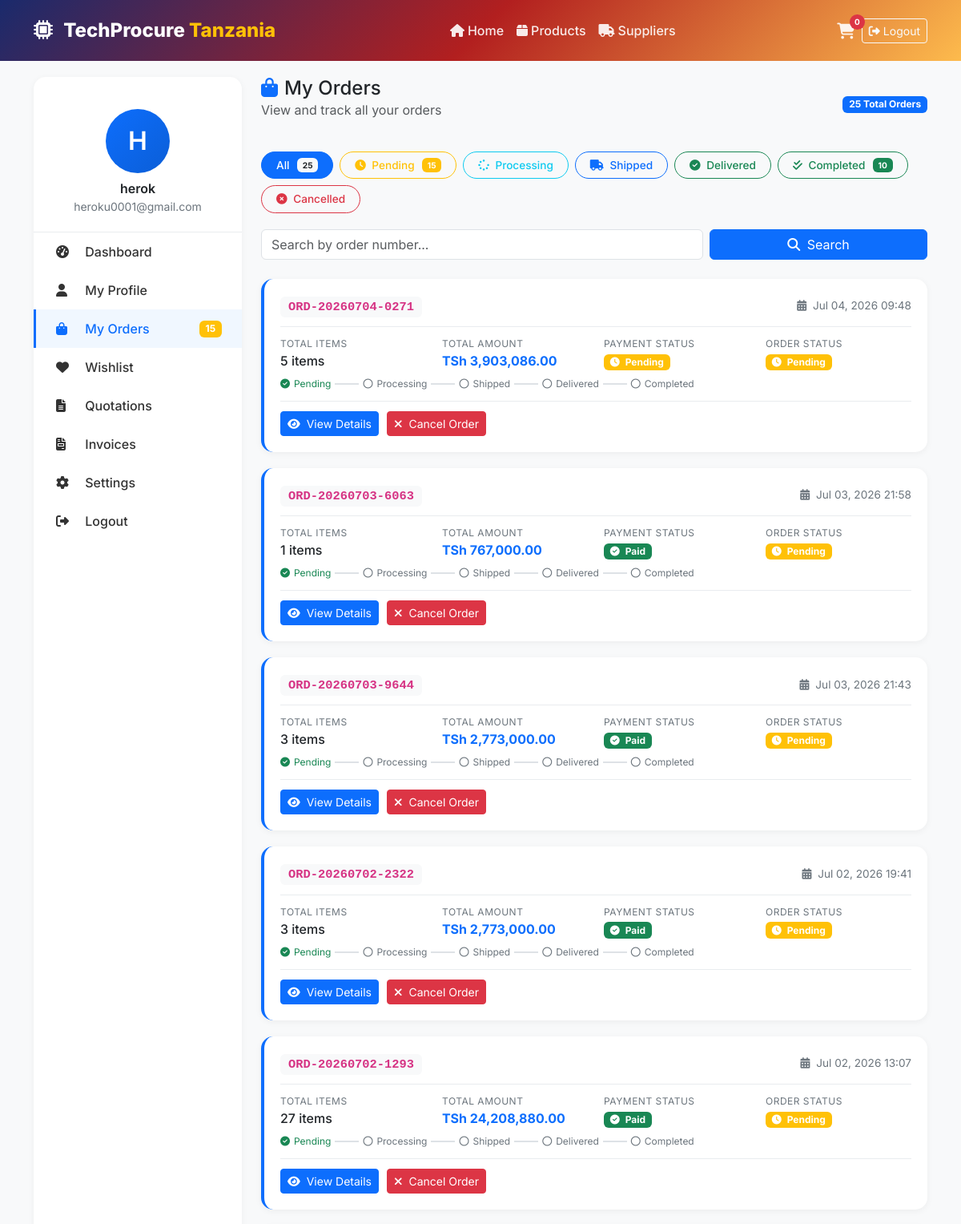
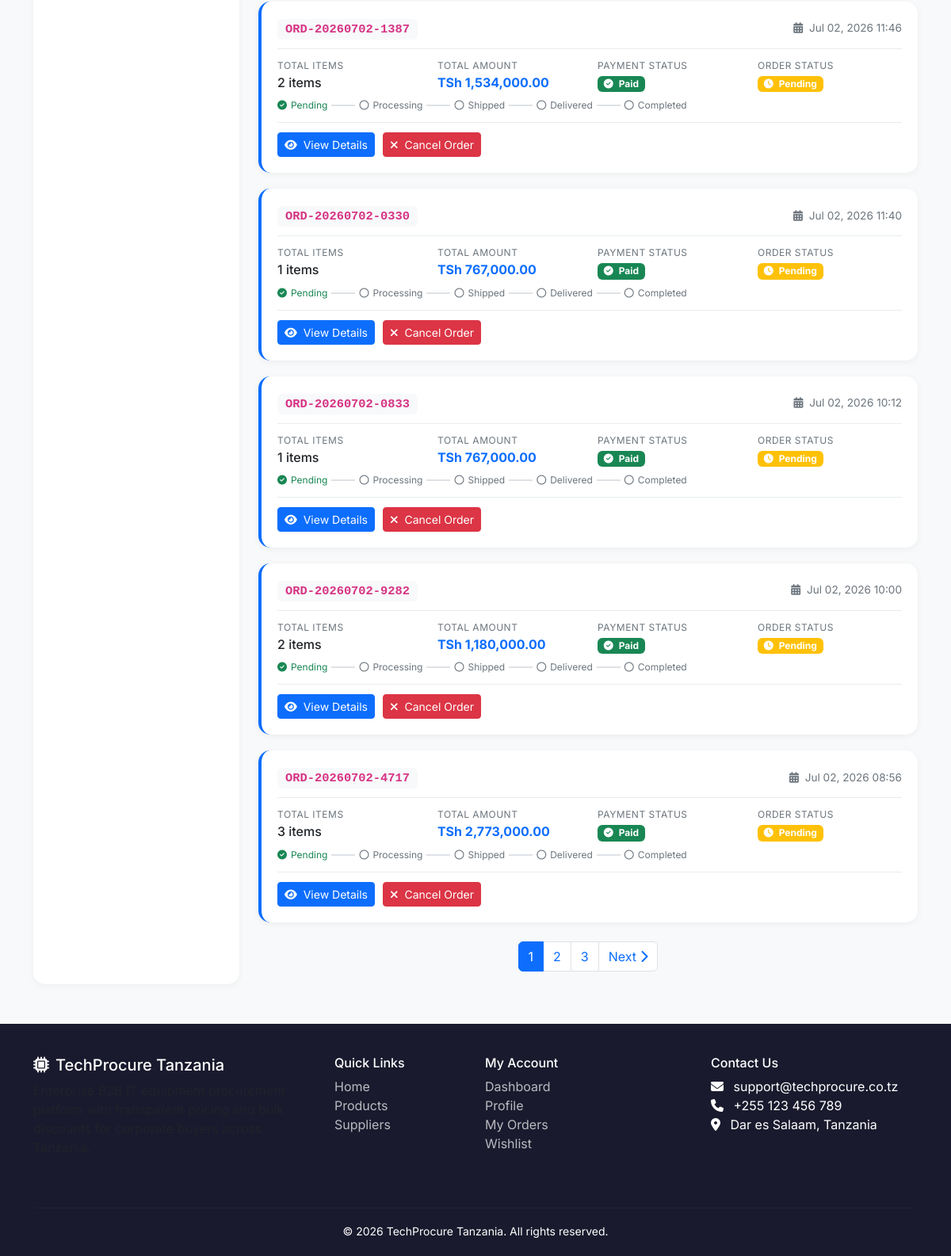
/Techprocure17/customer/orders/my-orders.php (signed in), run on the app's committed database (2 pictures, top to bottom).
### tables this page shows
CREATE TABLE `orders` (
  `id` int(11) NOT NULL,
  `customer_id` int(11) DEFAULT NULL,
  `order_number` varchar(50) NOT NULL,
  `buyer_id` int(11) DEFAULT NULL,
  `user_id` int(11) NOT NULL,
  `supplier_id` int(11) DEFAULT NULL,
  `quotation_id` int(11) DEFAULT NULL,
  `quotation_response_id` int(11) DEFAULT NULL,
  `po_number` varchar(100) DEFAULT NULL,
  `order_status` enum('pending','confirmed','processing','shipped','delivered','completed','cancelled') DEFAULT 'pending',
  `payment_status` enum('pending','paid','failed','refunded','partial') DEFAULT 'pending',
  `subtotal` decimal(15,2) NOT NULL,
  `discount_amount` decimal(15,2) DEFAULT 0.00,
  `tax_amount` decimal(15,2) DEFAULT 0.00,
  `shipping_cost` decimal(15,2) DEFAULT 0.00,
  `total_amount` decimal(15,2) NOT NULL,
  `total_amount_tsh` decimal(15,2) DEFAULT 0.00,
  `total_savings` decimal(15,2) DEFAULT 0.00,
  `currency` varchar(3) DEFAULT 'TSh',
  `payment_method` varchar(50) DEFAULT NULL,
  `transaction_id` varchar(255) DEFAULT NULL,
  `shipping_address` text DEFAULT NULL,
  `billing_address` text DEFAULT NULL,
  `tracking_number` varchar(100) DEFAULT NULL,
  `estimated_delivery` date DEFAULT NULL,
  `delivered_at` datetime DEFAULT NULL,
  `cancelled_at` datetime DEFAULT NULL,
  `cancellation_reason` text DEFAULT NULL,
  `notes` text DEFAULT NULL,
  `internal_notes` text DEFAULT NULL,
  `created_at` datetime DEFAULT current_timestamp(),
  `updated_at` datetime DEFAULT NULL ON UPDATE current_timestamp()
);

### Techprocure17/customer/orders/my-orders.php (the view, shortened to what the rows shown need)
<?php
require_once '../../includes/functions.php';
$db = getDB();
$user_id = $_SESSION['user_id'];
$page = isset($_GET['page']) ? (int)$_GET['page'] : 1;
$limit = 10;
$offset = ($page - 1) * $limit;
$where_conditions = ["o.user_id = ?"];
$params = [$user_id];
$where_clause = implode(" AND ", $where_conditions);
$orders = [];
try {
    $sql = "SELECT o.*,
                   (SELECT COUNT(*) FROM order_items WHERE order_id = o.id) as item_count,
                   (SELECT SUM(quantity) FROM order_items WHERE order_id = o.id) as total_items
            FROM orders o
            WHERE $where_clause
            ORDER BY o.created_at DESC
            LIMIT ? OFFSET ?";
    $params[] = $limit;
    $params[] = $offset;
    $stmt = $db->prepare($sql);
    $stmt->execute($params);
    if ($stmt->rowCount() > 0) {
        $orders = $stmt->fetchAll();
    }
} catch (PDOException $e) {
    $orders = [];
}
if (!function_exists('getStatusIcon')) {
    function getStatusIcon($status) {
        $icons = [
            'pending' => 'fa-clock',
            'processing' => 'fa-spinner',
            'shipped' => 'fa-truck',
            'delivered' => 'fa-check-circle',
            'completed' => 'fa-check-double',
            'cancelled' => 'fa-times-circle'
        ];
        return $icons[$status] ?? 'fa-circle';
    }
}
?>
<!DOCTYPE html>
<html lang="en">
<head>
    <link href="https://cdn.jsdelivr.net/npm/bootstrap@5.3.0/dist/css/bootstrap.min.css" rel="stylesheet">
    <link rel="stylesheet" href="https://cdnjs.cloudflare.com/ajax/libs/font-awesome/6.4.0/css/all.min.css">
    <link href="https://cdn.datatables.net/1.13.4/css/dataTables.bootstrap5.min.css" rel="stylesheet">
</head>
<body>
<div class="container">
    <div class="dashboard-wrapper">
        <div class="orders-content">
            <?php if (!empty($orders)): ?>
                <?php foreach($orders as $order): ?>
                <div class="order-card" style="border-left-color: <?php echo $order['order_status'] == 'cancelled' ? '#dc3545' : ($order['order_status'] == 'completed' ? '#198754' : '#0d6efd'); ?>;">
                    <div class="order-header">
                        <div class="order-number">
                            <code><?php echo htmlspecialchars($order['order_number']); ?></code>
                        </div>
                        <div class="order-date">
                            <i class="fas fa-calendar-alt me-1"></i>
                            <?php echo formatDateTime($order['created_at']); ?>
                        </div>
                    </div>
                    <div class="order-details">
                        <div class="detail-item">
                            <div class="label">Total Items</div>
                            <div class="value"><?php echo $order['total_items'] ?? $order['item_count']; ?> items</div>
                        </div>
                        <div class="detail-item">
                            <div class="label">Total Amount</div>
                            <div class="value text-primary fw-bold"><?php echo formatPrice($order['total_amount']); ?></div>
                        </div>
                        <div class="detail-item">
                            <div class="label">Payment Status</div>
                            <div class="value">
                                <?php if($order['payment_status'] == 'paid'): ?>
                                    <span class="badge bg-success"><i class="fas fa-check-circle me-1"></i> Paid</span>
                                <?php elseif($order['payment_status'] == 'pending'): ?>
                                    <span class="badge bg-warning"><i class="fas fa-clock me-1"></i> Pending</span>
                                <?php else: ?>
                                    <span class="badge bg-danger"><?php echo ucfirst($order['payment_status']); ?></span>
                                <?php endif; ?>
                            </div>
                        </div>
                        <div class="detail-item">
                            <div class="label">Order Status</div>
                            <div class="value">
                                <?php $badge = getStatusBadge($order['order_status']); ?>
                                <span class="badge bg-<?php echo $badge; ?>">
                                    <i class="fas <?php echo getStatusIcon($order['order_status']); ?> me-1"></i>
                                    <?php echo ucfirst($order['order_status']); ?>
                                </span>
                            </div>
                        </div>
                    </div>
                    <div class="order-timeline">
                        <?php
                        $status_order = ['pending', 'processing', 'shipped', 'delivered', 'completed'];
                        $current_status = $order['order_status'];
                        $current_index = array_search($current_status, $status_order);
                        ?>
                        <?php foreach($status_order as $index => $status): ?>
                            <?php if($index <= $current_index): ?>
                                <span class="step completed">
                                    <i class="fas fa-check-circle"></i> <?php echo ucfirst($status); ?>
                                </span>
                            <?php else: ?>
                                <span class="step">
                                    <i class="far fa-circle"></i> <?php echo ucfirst($status); ?>
                                </span>
                            <?php endif; ?>
                            <?php if($index < count($status_order) - 1): ?>
                                <span class="step-line <?php echo $index < $current_index ? 'completed' : ''; ?>"></span>
                            <?php endif; ?>
                        <?php endforeach; ?>
                    </div>
                    <div class="order-actions">
                        <a href="order-details.php?id=<?php echo $order['id']; ?>" class="btn btn-sm btn-primary">
                            <i class="fas fa-eye me-1"></i> View Details
                        </a>
                        <?php if($order['order_status'] == 'pending'): ?>
                            <button onclick="cancelOrder(<?php echo $order['id']; ?>)" class="btn btn-sm btn-danger">
                                <i class="fas fa-times me-1"></i> Cancel Order
                            </button>
                        <?php endif; ?>
                    </div>
                </div>
                <?php endforeach; ?>
            <?php endif; ?>
        </div>
    </div>
</div>
</body>
</html>

### data on the page
orders: order_number "ORD-20260704-0271", created_at "Jul 04, 2026 09:48", total_items "5", total_amount "TSh 3,903,086.00", payment_status "pending" (drawn), order_status "Pending", status "Pending", status "Processing", status "Shipped", status "Delivered", status "Completed"
orders: order_number "ORD-20260703-6063", created_at "Jul 03, 2026 21:58", total_items "1", total_amount "TSh 767,000.00", payment_status "paid" (drawn), order_status "Pending", status "Pending", status "Processing", status "Shipped", status "Delivered", status "Completed"
orders: order_number "ORD-20260703-9644", created_at "Jul 03, 2026 21:43", total_items "3", total_amount "TSh 2,773,000.00", payment_status "paid" (drawn), order_status "Pending", status "Pending", status "Processing", status "Shipped", status "Delivered", status "Completed"
orders: order_number "ORD-20260702-2322", created_at "Jul 02, 2026 19:41", total_items "3", total_amount "TSh 2,773,000.00", payment_status "paid" (drawn), order_status "Pending", status "Pending", status "Processing", status "Shipped", status "Delivered", status "Completed"
orders: order_number "ORD-20260702-1293", created_at "Jul 02, 2026 13:07", total_items "27", total_amount "TSh 24,208,880.00", payment_status "paid" (drawn), order_status "Pending", status "Pending", status "Processing", status "Shipped", status "Delivered", status "Completed"
orders: order_number "ORD-20260702-1387", created_at "Jul 02, 2026 11:46", total_items "2", total_amount "TSh 1,534,000.00", payment_status "paid" (drawn), order_status "Pending", status "Pending", status "Processing", status "Shipped", status "Delivered", status "Completed"
orders: order_number "ORD-20260702-0330", created_at "Jul 02, 2026 11:40", total_items "1", total_amount "TSh 767,000.00", payment_status "paid" (drawn), order_status "Pending", status "Pending", status "Processing", status "Shipped", status "Delivered", status "Completed"
orders: order_number "ORD-20260702-0833", created_at "Jul 02, 2026 10:12", total_items "1", total_amount "TSh 767,000.00", payment_status "paid" (drawn), order_status "Pending", status "Pending", status "Processing", status "Shipped", status "Delivered", status "Completed"
orders: order_number "ORD-20260702-9282", created_at "Jul 02, 2026 10:00", total_items "2", total_amount "TSh 1,180,000.00", payment_status "paid" (drawn), order_status "Pending", status "Pending", status "Processing", status "Shipped", status "Delivered", status "Completed"
orders: order_number "ORD-20260702-4717", created_at "Jul 02, 2026 08:56", total_items "3", total_amount "TSh 2,773,000.00", payment_status "paid" (drawn), order_status "Pending", status "Pending", status "Processing", status "Shipped", status "Delivered", status "Completed"

### other printed values
$cart_count "0"
substr($user_name, 0, 1) "H"
$user_name "herok"
$_SESSION['user_email'] "heroku0001@gmail.com"
$status_counts['pending'] "15"
$total_orders "25"
$status_counts['all'] "25"
$status_counts['completed'] "10"
